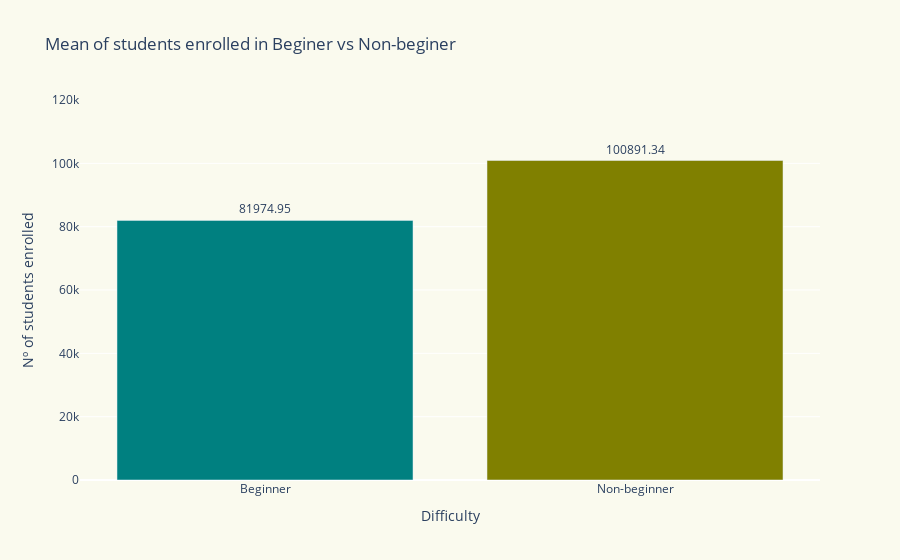

Write notebook code for a chart like this one.
### Code cell
#To check for the mean of students enrolled in beginners and non-beginners courses
#The descending function was to make sure that the columns are always on the same side
difficulty_groups_des = difficulty_groups.sort_values(by='course_rating', ascending=False)

fig=px.bar(difficulty_groups_des, 
           x='difficulty_groups', 
           y='course_students_enrolled',
           title='Mean of students enrolled in Beginer vs Non-beginer',
           labels={'difficulty_groups': 'Difficulty', 'course_students_enrolled': 'Nº of students enrolled'})

fig.update_yaxes(range=[0, 120000])  
fig.update_traces(text=difficulty_groups_des['course_students_enrolled'],  
                  textposition='outside',  
                  marker=dict(color=['#008080', '#808000']))

fig.update_layout(paper_bgcolor='rgb(250, 250, 238)', plot_bgcolor='rgb(250, 250, 238)') 


fig.show()

### Figure 1 — Plotly figure (JSON) as saved in the notebook; plotly's stock layout.template omitted (floating-point values rounded to 4 significant figures)
{"data": [{"alignmentgroup": "True", "hovertemplate": "Difficulty=%{x}<br>Nº of students enrolled=%{y}<extra></extra>", "legendgroup": "", "marker": {"color": ["#008080", "#808000"], "pattern": {"shape": ""}}, "name": "", "offsetgroup": "", "orientation": "v", "showlegend": false, "text": [81970.0, 100900.0], "textposition": "outside", "type": "bar", "x": ["Beginner", "Non-beginner"], "xaxis": "x", "y": [81970.0, 100900.0], "yaxis": "y"}], "layout": {"barmode": "relative", "legend": {"tracegroupgap": 0}, "paper_bgcolor": "rgb(250, 250, 238)", "plot_bgcolor": "rgb(250, 250, 238)", "title": {"text": "Mean of students enrolled in Beginer vs Non-beginer"}, "xaxis": {"anchor": "y", "domain": [0, 1], "title": {"text": "Difficulty"}}, "yaxis": {"anchor": "x", "domain": [0, 1], "range": [0, 120000], "title": {"text": "Nº of students enrolled"}}}}
